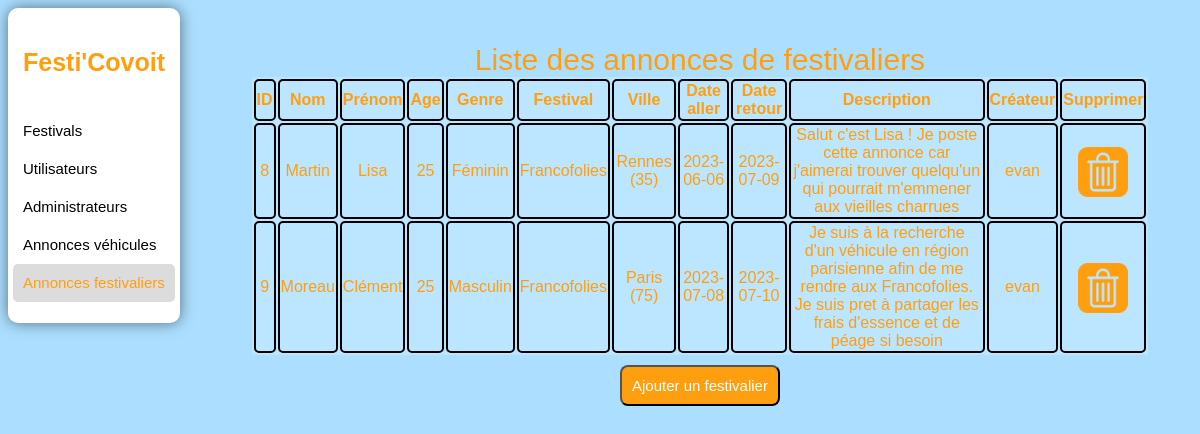
The app's page /AdminFestivaliers.php with its own data.
### tables this page shows
CREATE TABLE `festivalier` (
  `id` int(11) NOT NULL,
  `nom` varchar(25) NOT NULL,
  `prenom` varchar(25) NOT NULL,
  `age` int(11) NOT NULL,
  `genre` varchar(10) NOT NULL,
  `festival` varchar(35) NOT NULL,
  `ville` varchar(30) NOT NULL,
  `dateAller` date NOT NULL,
  `dateRetour` date DEFAULT NULL,
  `description` text NOT NULL,
  `createur` varchar(25) NOT NULL
);

### DAO/FestivalierDAO.php (called while the page is built, shortened)
<?php
class FestivalierDAO extends DAO
{
    public static function listeAll(){
        $connexion = self::connectStatic();
        $pdostat = $connexion->prepare("SELECT * FROM festivalier ORDER BY id ASC");
        $pdostat->execute();
        return $pdostat->fetchAll(\PDO::FETCH_ASSOC);
    }
}

### AdminFestivaliers.php (the view, shortened to what this page needs)
<?php
require_once 'DAO/FestivalierDAO.php';
?>
<!DOCTYPE html>
<html lang="fr">
<head>
    <link rel="stylesheet" type="text/css" href="Style.php" media="all">
</head>
<body>
    <div class="sidebar">
        <a href="Home.php">
            <h3>Festi'Covoit</h3>
        </a>
        <ul>
            <li><a href="AdminFestivals.php">Festivals</a></li>
            <li><a href="AdminUsers.php">Utilisateurs</a></li>
            <li><a href="AdminAdmins.php">Administrateurs</a></li>
            <li><a href="AdminVehicules.php">Annonces véhicules</a></li>
            <li class="active"><a href="AdminFestivaliers.php">Annonces festivaliers</a></li>
        </ul>
    </div>
    <div class="content">
        <div class="table">
            <table>
                <caption>Liste des annonces de festivaliers</caption>
                <tr>
                    <th>ID</th>
                    <th>Nom</th>
                    <th>Prénom</th>
                    <th>Age</th>
                    <th>Genre</th>
                    <th>Festival</th>
                    <th>Ville</th>
                    <th>Date aller</th>
                    <th>Date retour</th>
                    <th>Description</th>
                    <th>Créateur</th>
                    <th>Supprimer</th>
                </tr>
                <?php
                $festivaliers = FestivalierDAO::listeAll();
                foreach ($festivaliers as $festivalier) {
                    echo "<tr>";
                    echo "<td>" . $festivalier['id'] . "</td>";
                    echo "<td>" . $festivalier['nom'] . "</td>";
                    echo "<td>" . $festivalier['prenom'] . "</td>";
                    echo "<td>" . $festivalier['age'] . "</td>";
                    echo "<td>" . $festivalier['genre'] . "</td>";
                    echo "<td>" . $festivalier['festival'] . "</td>";
                    echo "<td>" . $festivalier['ville'] . "</td>";
                    echo "<td>" . $festivalier['dateAller'] . "</td>";
                    echo "<td>" . $festivalier['dateRetour'] . "</td>";
                    echo "<td>" . $festivalier['description'] . "</td>";
                    echo "<td>" . $festivalier['createur'] . "</td>";
                    echo "<td><a href='ValidationSuppressionFestivalier.php?id=" . $festivalier['id'] . "'><img src='Images/Supp.png' alt='bouton supprimer' class='modifier'></a></td>";
                    echo "</tr>";
                }
                ?>
            </table>
        </div>
        <div id="boutonsMembre">
            <a href="AjoutFestivalier.php"><input class="envoi" type="submit" value="Ajouter un festivalier"></a>
        </div>
    </div>
</body>

### records on screen
festivalier: id "8", nom "Martin", prenom "Lisa", age "25", genre "Féminin", festival "Francofolies", ville "Rennes (35)", dateAller "2023-06-06", dateRetour "2023-07-09", description "Salut c'est Lisa ! Je poste cette annonce car j'aimerai trouver quelqu'un qui pourrait m'emmener aux vieilles charrues", createur "evan"
festivalier: id "9", nom "Moreau", prenom "Clément", age "25", genre "Masculin", festival "Francofolies", ville "Paris (75)", dateAller "2023-07-08", dateRetour "2023-07-10", description "Je suis à la recherche d'un véhicule en région parisienne afin de me rendre aux Francofolies. Je suis pret à partager les frais d'essence et de péage si besoin", createur "evan"
